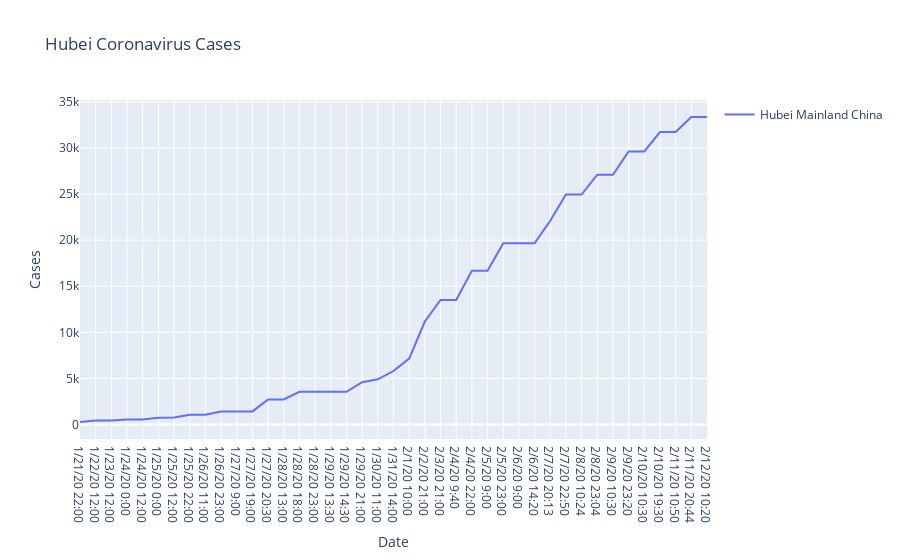

Notebook cell for this chart:
### Code cell
fig = px.line(final_df_MChina_Hubei,title="Hubei Coronavirus Cases", x="Date", y="Cases", color="name", line_group="name", hover_name="name",render_mode="svg")
fig.for_each_trace(lambda t: t.update(name=t.name.replace("name=", "")))
fig.show()

### Figure 1 — Plotly figure (JSON) as saved in the notebook; plotly's stock layout.template omitted (floating-point values rounded to 4 significant figures)
{"data": [{"hoverlabel": {"namelength": 0}, "hovertemplate": "<b>%{hovertext}</b><br><br>name=Hubei Mainland China<br>Date=%{x}<br>Cases=%{y}", "hovertext": ["Hubei Mainland China", "Hubei Mainland China", "Hubei Mainland China", "Hubei Mainland China", "Hubei Mainland China", "Hubei Mainland China", "Hubei Mainland China", "Hubei Mainland China", "Hubei Mainland China", "Hubei Mainland China", "Hubei Mainland China", "Hubei Mainland China", "Hubei Mainland China", "Hubei Mainland China", "Hubei Mainland China", "Hubei Mainland China", "Hubei Mainland China", "Hubei Mainland China", "Hubei Mainland China", "Hubei Mainland China", "Hubei Mainland China", "Hubei Mainland China", "Hubei Mainland China", "Hubei Mainland China", "Hubei Mainland China", "Hubei Mainland China", "Hubei Mainland China", "Hubei Mainland China", "Hubei Mainland China", "Hubei Mainland China", "Hubei Mainland China", "Hubei Mainland China", "Hubei Mainland China", "Hubei Mainland China", "Hubei Mainland China", "Hubei Mainland China", "Hubei Mainland China", "Hubei Mainland China", "Hubei Mainland China", "Hubei Mainland China", "Hubei Mainland China"], "legendgroup": "name=Hubei Mainland China", "line": {"color": "#636efa", "dash": "solid"}, "mode": "lines", "name": "Hubei Mainland China", "showlegend": true, "type": "scatter", "x": ["1/21/20 22:00", "1/22/20 12:00", "1/23/20 12:00", "1/24/20 0:00", "1/24/20 12:00", "1/25/20 0:00", "1/25/20 12:00", "1/25/20 22:00", "1/26/20 11:00", "1/26/20 23:00", "1/27/20 9:00", "1/27/20 19:00", "1/27/20 20:30", "1/28/20 13:00", "1/28/20 18:00", "1/28/20 23:00", "1/29/20 13:30", "1/29/20 14:30", "1/29/20 21:00", "1/30/20 11:00", "1/31/20 14:00", "2/1/20 10:00", "2/2/20 21:00", "2/3/20 21:00", "2/4/20 9:40", "2/4/20 22:00", "2/5/20 9:00", "2/5/20 23:00", "2/6/20 9:00", "2/6/20 14:20", "2/7/20 20:13", "2/7/20 22:50", "2/8/20 10:24", "2/8/20 23:04", "2/9/20 10:30", "2/9/20 23:20", "2/10/20 10:30", "2/10/20 19:30", "2/11/20 10:50", "2/11/20 20:44", "2/12/20 10:20"], "xaxis": "x", "y": [270, 444, 444, 549, 549, 729, 761, 1052, 1058, 1423, 1423, 1423, 2714, 2714, 3554, 3554, 3554, 3554, 4586, 4903, 5806, 7153, 11177, 13522, 13522, 16678, 16678, 19665, 19665, 19665, 22112, 24953, 24953, 27100, 27100, 29631, 29631, 31728, 31728, 33366, 33366], "yaxis": "y"}], "layout": {"legend": {"tracegroupgap": 0}, "title": {"text": "Hubei Coronavirus Cases"}, "xaxis": {"anchor": "y", "domain": [0, 1], "title": {"text": "Date"}}, "yaxis": {"anchor": "x", "domain": [0, 1], "title": {"text": "Cases"}}}}
